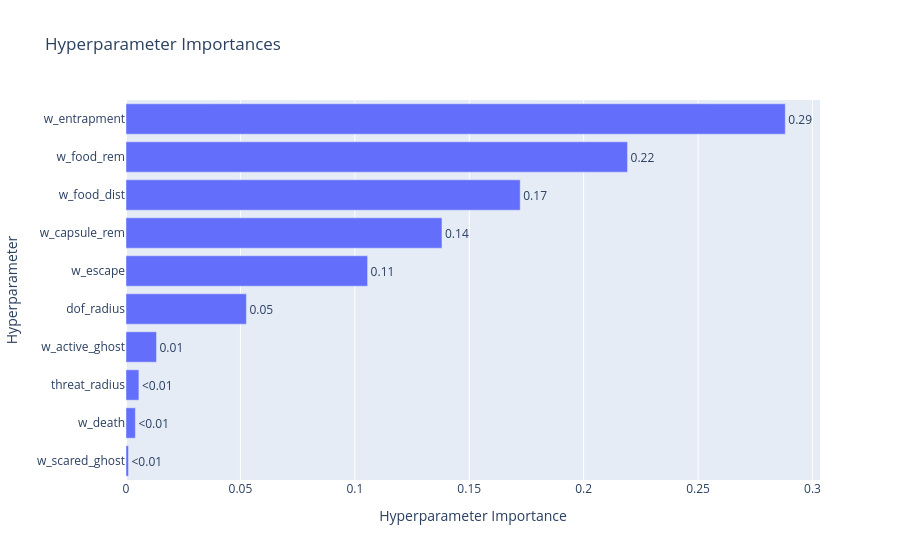

Write notebook code for a chart like this one.
### Code cell
# 2. Biểu đồ độ quan trọng của tham số
plot_param_importances(study).show()

### Figure 1 — Plotly figure (JSON) as saved in the notebook; plotly's stock layout.template omitted (floating-point values rounded to 4 significant figures)
{"data": [{"cliponaxis": false, "hovertemplate": ["w_scared_ghost (FloatDistribution): 0.0010884389914674073<extra></extra>", "w_death (FloatDistribution): 0.004094919025830067<extra></extra>", "threat_radius (IntDistribution): 0.005636995615242484<extra></extra>", "w_active_ghost (FloatDistribution): 0.013327121208164167<extra></extra>", "dof_radius (IntDistribution): 0.052620238832564475<extra></extra>", "w_escape (FloatDistribution): 0.10558640231463427<extra></extra>", "w_capsule_rem (FloatDistribution): 0.13808105608954183<extra></extra>", "w_food_dist (FloatDistribution): 0.17227191524991445<extra></extra>", "w_food_rem (FloatDistribution): 0.21917581926982097<extra></extra>", "w_entrapment (FloatDistribution): 0.28811709340282005<extra></extra>"], "name": "Objective Value", "orientation": "h", "text": ["<0.01", "<0.01", "<0.01", "0.01", "0.05", "0.11", "0.14", "0.17", "0.22", "0.29"], "textposition": "outside", "type": "bar", "x": [0.001088, 0.004095, 0.005637, 0.01333, 0.05262, 0.1056, 0.1381, 0.1723, 0.2192, 0.2881], "y": ["w_scared_ghost", "w_death", "threat_radius", "w_active_ghost", "dof_radius", "w_escape", "w_capsule_rem", "w_food_dist", "w_food_rem", "w_entrapment"]}], "layout": {"title": {"text": "Hyperparameter Importances"}, "xaxis": {"title": {"text": "Hyperparameter Importance"}}, "yaxis": {"title": {"text": "Hyperparameter"}}}}
